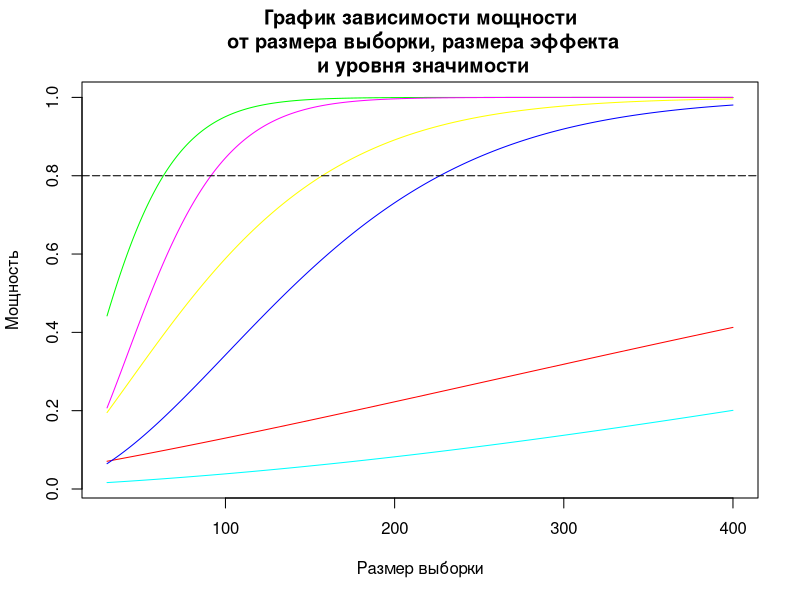

Here is the R script that generated this plot:
library("pwr")
size <- seq(30, 400, 1)
f <- c(0.1, 0.25, 0.4) # размеры эффекта для ANOVA
sig <- c(0.05, 0.01) # уровни значимости
groups <- 3

# Функция вычисляет мощность для заданного объёма выборки
# n - общий объём выборки
power.test.anova <- sample.size.anova <- function(groups, n, f, sig = 0.05) {
  fit <- pwr.anova.test(k = groups, n = size/groups, f = f, sig.level = sig, power = NULL)
  power <- fit$power
}

# Расчёт мощности для всех f и sig и внесение значений в столбцы матрицы tab
tab <- NULL
for (i in sig) {
  for (j in f) {
    b <- power.test.anova(f = j, sig = i, groups = groups, n = size)
    tab <- cbind(tab, b)
    rm(b)
  }
}

colnames(tab) <- rep(f,2)
rownames(tab) <- size
colors <- rainbow(length(f)*length(sig))

# par(mar=c(4, 4, 4, 2), xpd=TRUE)
matplot(size, tab, type = "l", lty = 1, col = colors, xlab = "Размер выборки", ylab = "Мощность")
abline(h = 0.8, lty = "longdash")
title(main = "График зависимости мощности\n от размера выборки, размера эффекта\n и уровня значимости")
# legend("right", inset = c(0,-5,0), legend = c("знач.=0.05; f=0.1", "знач.=0.05; k=0.25", "знач.=0.05; f=0.4", "знач.=0.01; f=0.1", "знач.=0.01; f=0.25", "знач.=0.04; f=0.1"), col = colors, lwd = 1, lty = 1)
